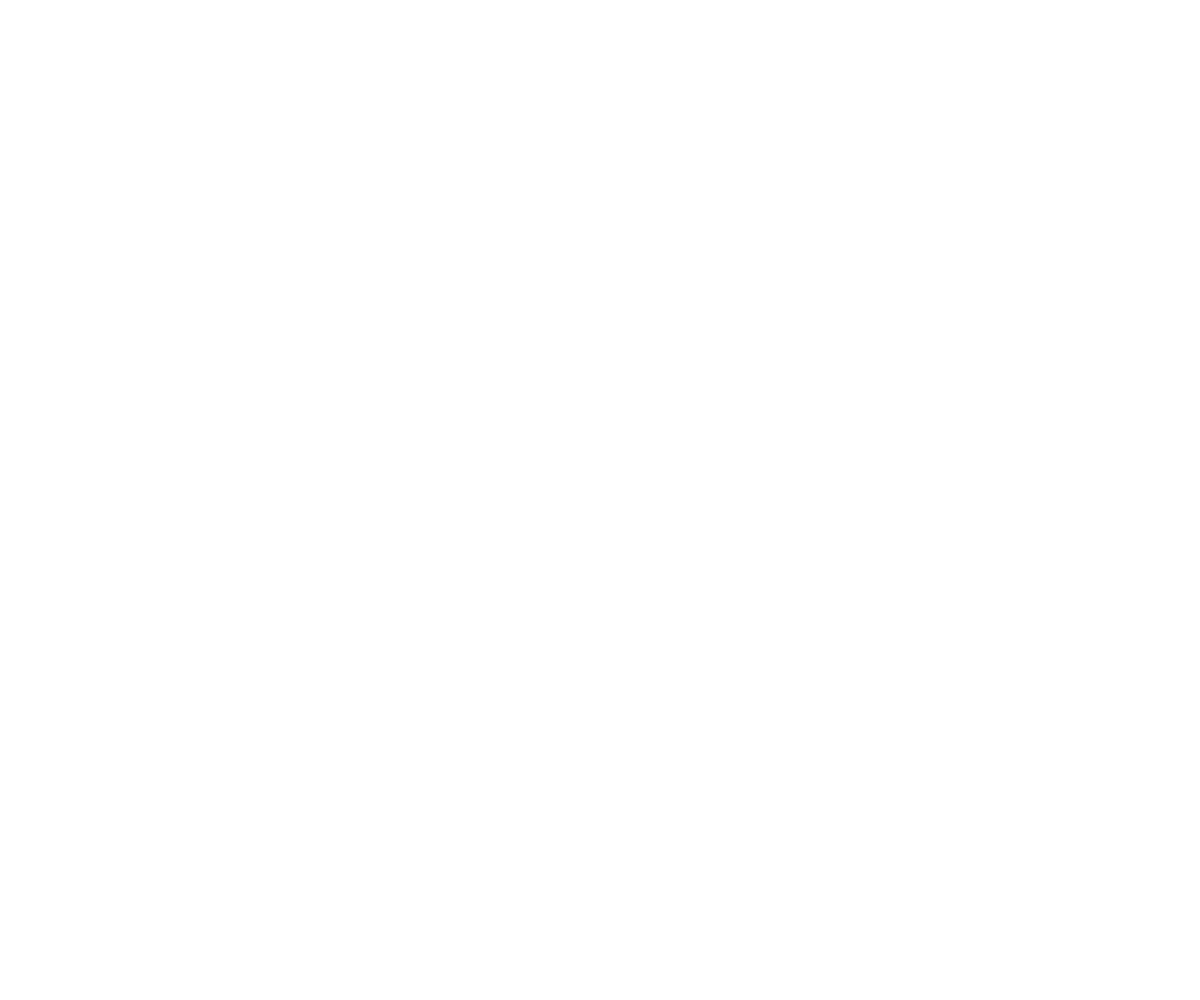
Frame 1 (no input)
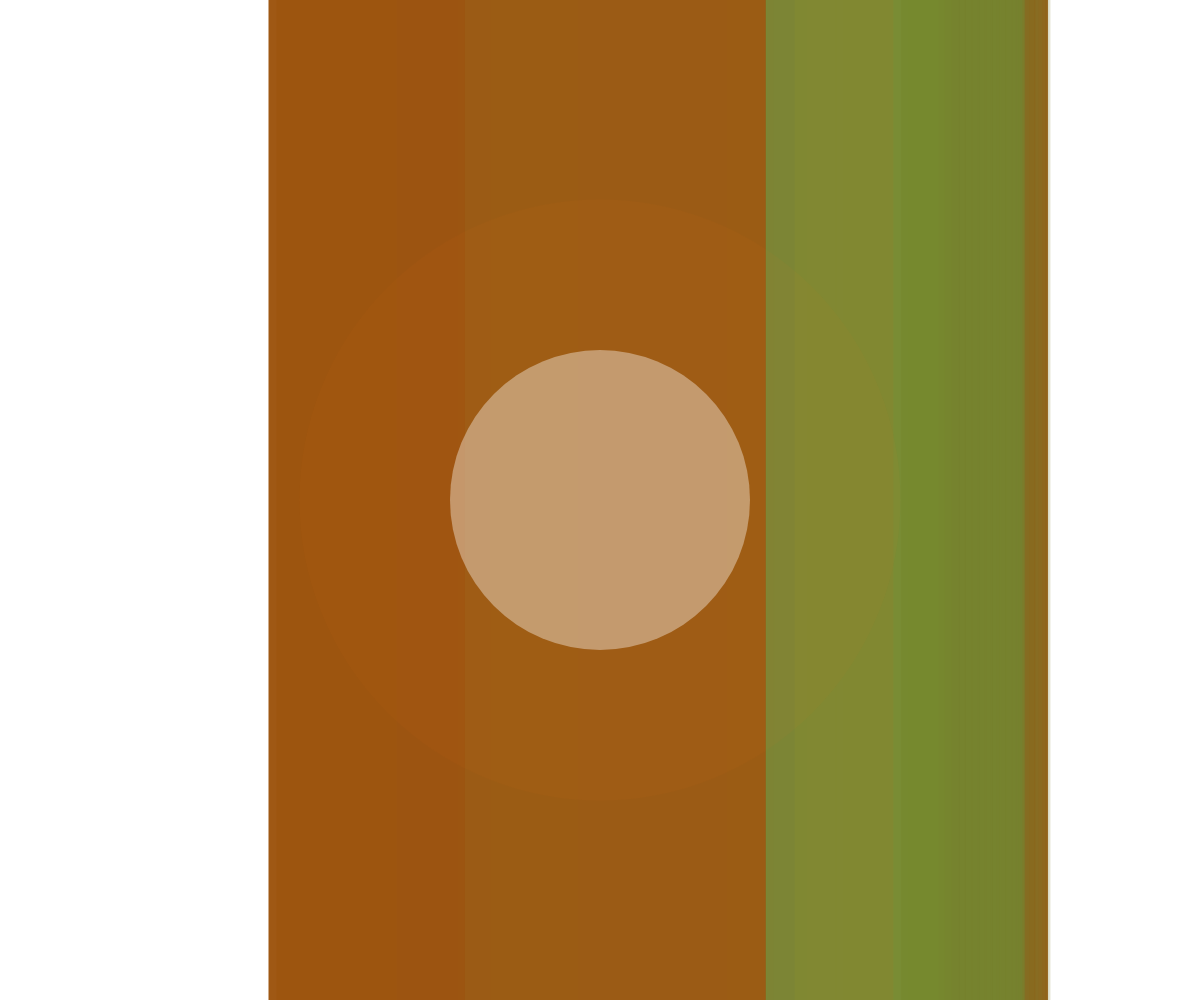
Frame 60 (no input)
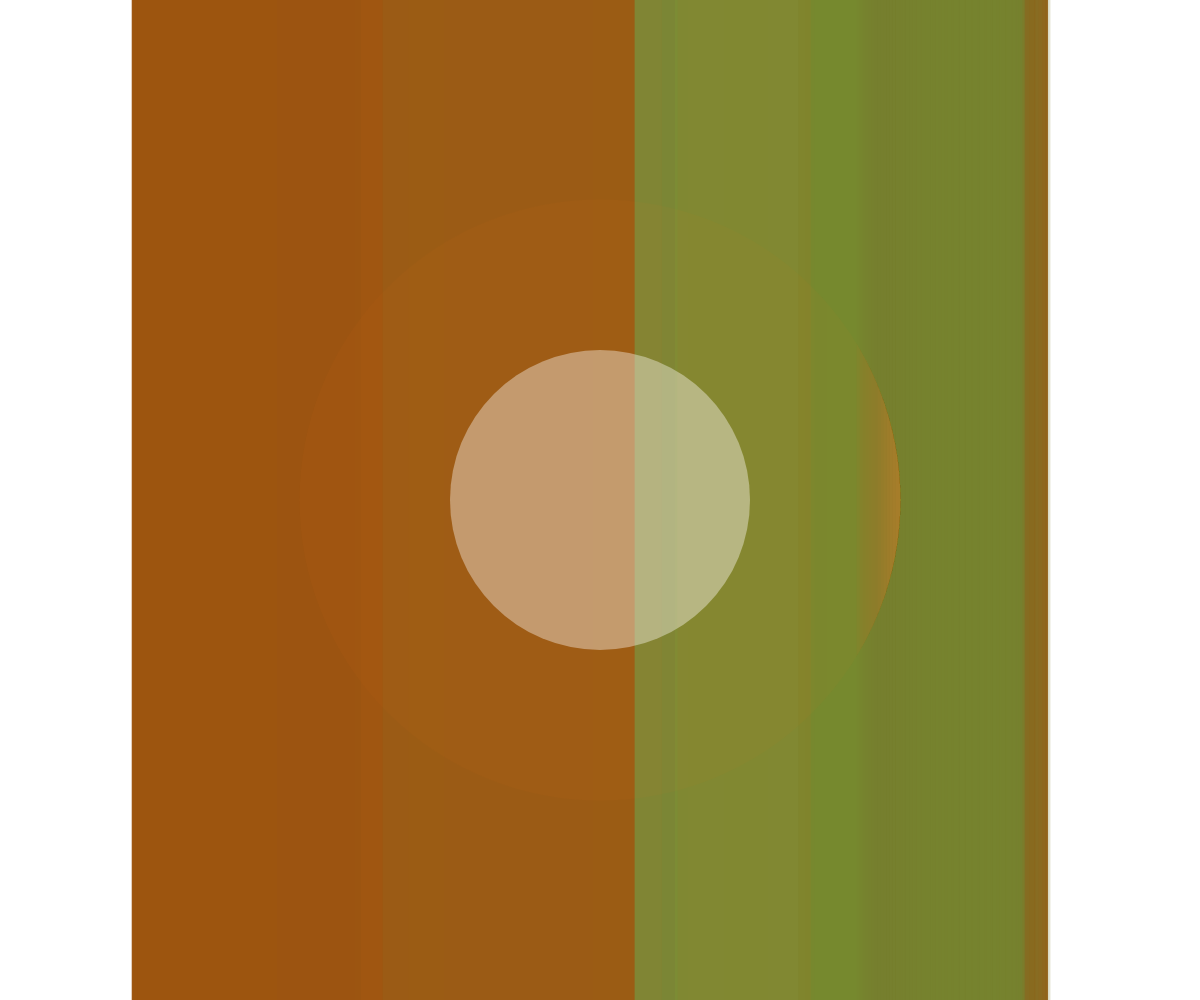
Frame 120 (the mouse pressed at the canvas centre since frame 60)

The p5.js sketch that drew these frames (run headless with seeded random() and noise() and a simulated clock; from frame 60 on, the mouse is pressed at the canvas centre):

// p5.js sketch
// ── sketch.js
var numLines = 10;
var particles;

function setup() {
  createCanvas(windowWidth, windowHeight);
  angleMode(DEGREES);
  generateParticles()
}

function draw() {
  if (frameCount%3 === 0) {
    //background(255, 2);
  for (var i = 0; i < particles.length; i++) {
    particles[i].show();
    particles[i].update();
  }
  push();
  translate(width/2,height/2);
  //noStroke();
  fill(255,100);
  ellipse(0,0, width/4,width/4);
  pop();
  }

}

function generateParticles() {
  particles = [];
  for (var i = 0; i < numLines; i++) {
    var foo = new Particle();
    particles.push(foo);
  }
  background(255);
}

function mouseClicked() {
  generateParticles();
}
// ── particle.js
var Particle = function() {
  this.t = 0.0;
  this.offset = 1/(random(30,200));
  this.col = [random(255),random(255),random(255),random(255)];
  this.n;
  this.sw = random(500);
};


Particle.prototype.update = function() {
  this.t = this.t + this.offset;
  this.n = noise(this.t) * width;
};

Particle.prototype.show = function() {
  strokeWeight(this.sw);
  stroke(...this.col);
  line(this.n, 0, this.n, height);
};
